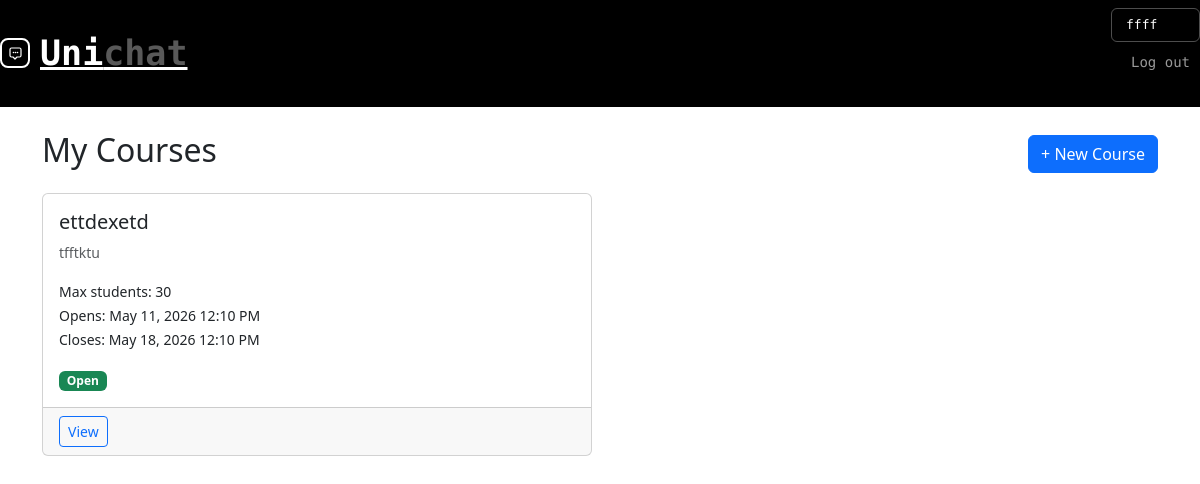
Page /courses/ (signed in) on the earlier database version.
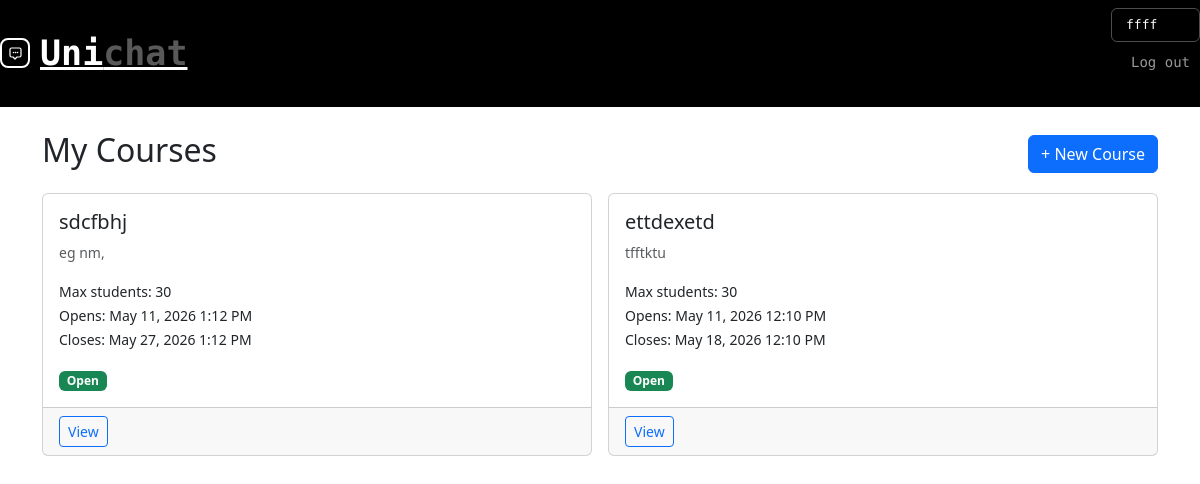
Same page on the later database version.
### unichat/models.py (models this page shows, shortened)
class Course(models.Model):
    name = models.CharField(max_length=200)
    description = models.TextField(blank=True)
    max_students = models.PositiveIntegerField(default=30)
    start_time = models.DateTimeField()
    end_time = models.DateTimeField()
    created_by = models.ForeignKey(
        User,
        on_delete=models.CASCADE,
        related_name='courses'
    )
    created_at = models.DateTimeField(auto_now_add=True)
    def is_open(self):
        from django.utils import timezone
        now = timezone.now()
        return self.start_time <= now <= self.end_time

### unichat/views.py (the view)
# urls.py: path('courses/', views.course_list, name='course_list'),
@login_required
def course_list(request):
    courses = Course.objects.all().order_by('-created_at')
    return render(request, 'course_list.html', {'courses': courses})

### unichat/templates/course_list.html (shortened to what this page needs)
{% extends 'home.html' %}
{% block content %}
<div class="container mt-4">
  <div class="d-flex justify-content-between align-items-center mb-3">
    <h2>My Courses</h2>
    <a href="{% url 'course_create' %}" class="btn btn-primary">+ New Course</a>
  </div>
  {% if courses %}
    <div class="row g-3">
      {% for course in courses %}
        <div class="col-md-6">
          <div class="card h-100">
            <div class="card-body">
              <h5 class="card-title">{{ course.name }}</h5>
              <p class="card-text text-muted small">{{ course.description|truncatechars:100 }}</p>
              <p class="card-text">
                <small>Max students: {{ course.max_students }}</small><br>
                <small>Opens: {{ course.start_time|date:"M d, Y g:i A" }}</small><br>
                <small>Closes: {{ course.end_time|date:"M d, Y g:i A" }}</small>
              </p>
              <span class="badge {% if course.is_open %}bg-success{% else %}bg-secondary{% endif %}">
                {% if course.is_open %}Open{% else %}Closed{% endif %}
              </span>
            </div>
            <div class="card-footer">
              <a href="{% url 'course_detail' course.pk %}" class="btn btn-sm btn-outline-primary">View</a>
            </div>
          </div>
        </div>
      {% endfor %}
    </div>
  {% else %}
    <p class="text-muted">No courses yet. <a href="{% url 'course_create' %}">Create one!</a></p>
  {% endif %}
</div>
{% endblock %}

Differences in the rows shown:
added Course: name "sdcfbhj", description "eg nm,", max_students "30", start_time "May 11, 2026 1:12 PM", end_time "May 27, 2026 1:12 PM", shows "Open"
